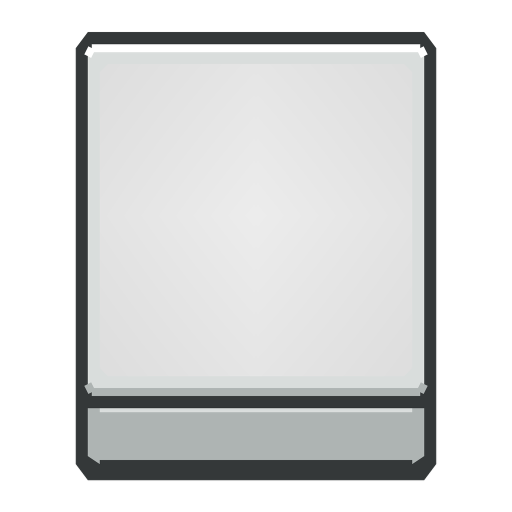
#> input picture rw_art_pipeline/template_assets/generic-cube-workbench-1x1/source.png, 1024 x 1024 px (shown at 1/2 size)
$ python review_cube_workbench.py ../rw_art_pipeline/template_assets/generic-cube-workbench-1x1/source.png out
#> lines starting #> are read from the running program, lines starting #| are printed output that depends on the picture; after the words box and inside, x2 and y2 are one past the last pixel; in counts of white or black regions, pixels touching at a corner belong together
### tools/generate_generic_workbench.py
#!/usr/bin/env python3
"""Generate the editable and game-ready generic 1x1 workbench assets."""

from __future__ import annotations

import argparse
import hashlib
import io
import json
from pathlib import Path

from PIL import Image, ImageDraw


ROOT = Path(__file__).resolve().parents[1]
SOURCE_PATH = ROOT / "artwork_sources/generic-workbench-1x1/source.svg"
ASSET_DIR = ROOT / "rw_art_pipeline/template_assets/generic-workbench-1x1"
DESK_SOURCE_PATH = ROOT / "artwork_sources/generic-desk-workbench-1x1/source.svg"
DESK_ASSET_DIR = ROOT / "rw_art_pipeline/template_assets/generic-desk-workbench-1x1"
CUBE_SOURCE_PATH = ROOT / "artwork_sources/generic-cube-workbench-1x1/source.svg"
CUBE_ASSET_DIR = ROOT / "rw_art_pipeline/template_assets/generic-cube-workbench-1x1"
CATALOG_PATH = ROOT / "rw_art_pipeline/template_assets/catalog.json"

CANVAS = 128
TOP_OUTER = [(18, 18), (110, 18), (118, 26), (118, 78), (110, 86), (18, 86), (10, 78), (10, 26)]
TOP_FRAME = [(21, 22), (107, 22), (114, 29), (114, 75), (107, 82), (21, 82), (14, 75), (14, 29)]
WORK_SURFACE = [(29, 28), (99, 28), (108, 37), (108, 66), (99, 75), (29, 75), (20, 66), (20, 37)]
APRON = [(14, 72), (22, 80), (106, 80), (114, 72), (114, 96), (106, 104), (22, 104), (14, 96)]
APRON_FACE = [(19, 80), (24, 85), (104, 85), (109, 80), (109, 94), (103, 100), (25, 100), (19, 94)]

DESK_TOP_OUTER = [(10, 20), (118, 20), (122, 24), (122, 70), (116, 78), (12, 78), (6, 70), (6, 24)]
DESK_TOP_FRAME = [(13, 24), (115, 24), (118, 27), (118, 67), (112, 74), (16, 74), (10, 67), (10, 27)]
DESK_SURFACE = [(20, 29), (108, 29), (112, 33), (112, 62), (106, 68), (22, 68), (16, 62), (16, 33)]
DESK_CABINET = [(10, 67), (118, 67), (118, 101), (111, 108), (17, 108), (10, 101)]
DESK_CABINET_FACE = [(16, 75), (112, 75), (112, 98), (107, 103), (21, 103), (16, 98)]

# The cube template keeps the proportions of one mirrored end segment from a
# three-cell vanilla worktable, but uses original symmetric geometry. One plain
# top and front apron form a neutral grayscale base that stuff recolors wholly.
CUBE_TOP = [(21, 13), (107, 13), (107, 98), (21, 98)]
CUBE_SURFACE = [(26, 18), (102, 18), (102, 94), (26, 94)]
CUBE_APRON = [(21, 94), (107, 94), (107, 110), (21, 110)]
CUBE_APRON_FACE = [(26, 94), (102, 94), (102, 105), (26, 105)]

PALETTE = {
    "outline": "#343839",
    "primary": "#d9dddc",
    "primary_dark": "#aeb4b3",
    "primary_light": "#ffffff",
    "surface": "#e8e7e2",
    "surface_dark": "#bdbdb8",
    "surface_light": "#ffffff",
    "hardware": "#626868",
    "hardware_light": "#e8ece9",
}


def _points(points: list[tuple[int, int]], scale: float, offset_y: int = 0) -> list[tuple[int, int]]:
    return [(round(x * scale), round((y + offset_y) * scale)) for x, y in points]


def _box(box: tuple[int, int, int, int], scale: float) -> tuple[int, int, int, int]:
    return tuple(round(value * scale) for value in box)  # type: ignore[return-value]


def _mirror_right_half(image: Image.Image) -> Image.Image:
    """Make even-width candidate output byte-symmetric after rasterization."""

    if image.width % 2:
        raise ValueError("symmetric workbench output requires an even width")
    half = image.width // 2
    right = image.crop((half, 0, image.width, image.height))
    image.paste(right.transpose(Image.Transpose.FLIP_LEFT_RIGHT), (0, 0))
    return image


# [102 lines left out: functions _draw_texture, _draw_mask, _draw_desk_texture, _draw_desk_mask, not called in this run]


def draw_cube_texture(size: int) -> Image.Image:
    """Render the symmetric blank-cube template at one requested resolution."""
#> called with size = 128

    supersampling = 4 if size <= CANVAS else 2
    scale = size * supersampling / CANVAS
    image = Image.new("RGBA", (size * supersampling, size * supersampling), (0, 0, 0, 0))
#> image: PIL image 512x512 RGBA; every value is 0
    draw = ImageDraw.Draw(image)

    draw.polygon(_points(CUBE_APRON, scale), fill=PALETTE["outline"])
    draw.polygon(_points(CUBE_TOP, scale), fill=PALETTE["outline"])

    surface_bounds = _box((26, 18, 103, 95), scale)
    surface_width = surface_bounds[2] - surface_bounds[0]
    surface_height = surface_bounds[3] - surface_bounds[1]
    gradient = Image.new("RGBA", (surface_width, surface_height), (0, 0, 0, 0))
#> gradient: PIL image 308x308 RGBA; every value is 0
    pixels = gradient.load()
    for y in range(surface_height):
        vertical = 1.0 - abs((y + 0.5) / surface_height - 0.48) * 0.30
        for x in range(surface_width):
            horizontal = 1.0 - abs((x + 0.5) / surface_width - 0.5) * 0.38
            value = round(188 + 48 * horizontal * vertical)
            pixels[x, y] = (value, value, value, 255)
    surface_mask = Image.new("L", image.size, 0)
#> surface_mask: PIL image 512x512 L; every value is 0
    ImageDraw.Draw(surface_mask).polygon(_points(CUBE_SURFACE, scale), fill=255)
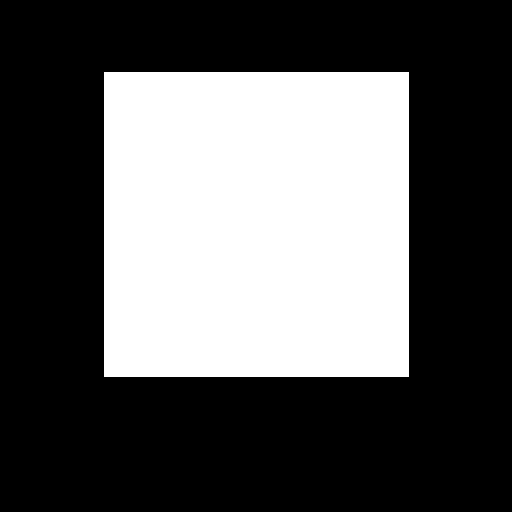
#> surface_mask: PIL image 512x512 L; 35.5% white; 1 white region, box (x1, y1, x2, y2) and area: (104, 72, 409, 377) 93025
    image.paste(gradient, surface_bounds[:2], surface_mask.crop(surface_bounds))
    ImageDraw.Draw(image).polygon(_points(CUBE_APRON_FACE, scale), fill=PALETTE["primary_dark"])

    return _mirror_right_half(image.resize((size, size), Image.Resampling.LANCZOS))


def draw_cube_mask(texture: Image.Image) -> Image.Image:
    """Map the stuff color over the complete blank cube."""

    scale = 4
    mask = Image.new("RGBA", (CANVAS * scale, CANVAS * scale), (0, 0, 0, 0))
    draw = ImageDraw.Draw(mask)
    draw.polygon(_points(CUBE_APRON, scale), fill=(255, 0, 0, 255))
    draw.polygon(_points(CUBE_TOP, scale), fill=(255, 0, 0, 255))
    mask = mask.resize((CANVAS, CANVAS), Image.Resampling.LANCZOS)
    mask.putalpha(texture.getchannel("A"))
    return _mirror_right_half(mask)
#> in _mirror_right_half (call 2), `right = image.crop((half, 0, image.width, image.height))`:
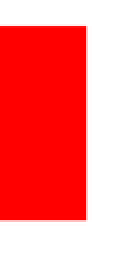
#> right: PIL image 64x128 RGBA (shown 2 times larger); mean R, G, B, A 141.4, 0, 0, 131; transparent parts drawn white


def cube_svg() -> bytes:
    """Emit an editable SVG carrying the same template geometry and channels."""

    points = {
        "top": " ".join(f"{x},{y}" for x, y in CUBE_TOP),
        "surface": " ".join(f"{x},{y}" for x, y in CUBE_SURFACE),
        "apron": " ".join(f"{x},{y}" for x, y in CUBE_APRON),
        "apron_face": " ".join(f"{x},{y}" for x, y in CUBE_APRON_FACE),
    }
    content = f'''<?xml version="1.0" encoding="UTF-8"?>
<svg xmlns="http://www.w3.org/2000/svg" xmlns:inkscape="http://www.inkscape.org/namespaces/inkscape" viewBox="0 0 128 128">
  <title>Generic symmetric 1x1 RimWorld cube workbench</title>
  <desc>Fixed-perspective blank workbench wholly recolored by its stuff.</desc>
  <defs>
    <radialGradient id="surface-light" cx="50%" cy="48%" r="65%">
      <stop offset="0" stop-color="#ececec"/>
      <stop offset="1" stop-color="#bcbcbc"/>
    </radialGradient>
  </defs>
  <g id="cube" inkscape:groupmode="layer" inkscape:label="Stuff-colored cube">
    <polygon points="{points['apron']}" fill="{PALETTE['outline']}"/>
    <polygon points="{points['top']}" fill="{PALETTE['outline']}"/>
    <polygon points="{points['surface']}" fill="url(#surface-light)"/>
    <polygon points="{points['apron_face']}" fill="{PALETTE['primary_dark']}"/>
  </g>
</svg>
'''
    return content.encode("utf-8")


# [214 lines left out: functions _png_bytes, _svg, _desk_svg, generated_files, _catalog_problems, main, not called in this run]


# [2 lines that do not run on import are left out]

### tools/review_cube_workbench.py
#!/usr/bin/env python3
"""Render the cube-workbench candidate sheet without promoting template bytes."""

from __future__ import annotations

import argparse
from pathlib import Path

from PIL import Image, ImageDraw, ImageFont

from generate_generic_workbench import cube_svg, draw_cube_mask, draw_cube_texture


STEEL = (160, 178, 181)
WOOD = (133, 97, 67)


def recolor(texture: Image.Image, mask: Image.Image, stuff: tuple[int, int, int]) -> Image.Image:
    """Approximate CutoutComplex's primary channel for an offline comparison."""

    output = texture.copy().convert("RGBA")
    source = output.load()
    channels = mask.convert("RGBA").load()
    for y in range(output.height):
        for x in range(output.width):
            red = channels[x, y][0] / 255
            if red <= 0:
                continue
            original = source[x, y]
            tinted = tuple(round(original[index] * stuff[index] / 255) for index in range(3))
            source[x, y] = tuple(round(original[index] * (1 - red) + tinted[index] * red) for index in range(3)) + (original[3],)
    return output


def checkerboard(size: tuple[int, int], square: int = 8) -> Image.Image:
    background = Image.new("RGB", size, "#25282b")
    draw = ImageDraw.Draw(background)
    for y in range(0, size[1], square):
        for x in range(0, size[0], square):
            if (x // square + y // square) % 2 == 0:
                draw.rectangle((x, y, x + square - 1, y + square - 1), fill="#303438")
    return background


def place_sprite(sheet: Image.Image, sprite: Image.Image, box: tuple[int, int, int, int], label: str) -> None:
    draw = ImageDraw.Draw(sheet)
    left, top, right, bottom = box
    panel = checkerboard((right - left, bottom - top))
    panel.thumbnail(panel.size)
    sheet.paste(panel, (left, top))
    preview = sprite.copy()
    preview.thumbnail((right - left - 24, bottom - top - 48), Image.Resampling.NEAREST)
    x = left + (right - left - preview.width) // 2
    y = top + 12 + (bottom - top - 48 - preview.height) // 2
    sheet.paste(preview, (x, y), preview)
    draw.text((left + 10, bottom - 28), label, fill="white", font=ImageFont.load_default())


def scaled_cell(sprite: Image.Image, draw_size: tuple[float, float]) -> Image.Image:
    panel = Image.new("RGBA", (240, 240), (0, 0, 0, 0))
    draw = ImageDraw.Draw(panel)
    cell = (80, 80, 160, 160)
    draw.rectangle(cell, fill=(65, 69, 72, 255), outline=(145, 149, 152, 255), width=2)
    width = round(80 * draw_size[0])
    height = round(80 * draw_size[1])
    preview = sprite.resize((width, height), Image.Resampling.LANCZOS)
    panel.alpha_composite(preview, ((240 - width) // 2, (240 - height) // 2))
    return panel


def main() -> None:
    parser = argparse.ArgumentParser(description=__doc__)
    parser.add_argument("reference", type=Path, help="temporary mirrored vanilla guide")
    parser.add_argument("output", type=Path, help="external review directory")
    args = parser.parse_args()
    args.output.mkdir(parents=True, exist_ok=True)

    texture = draw_cube_texture(128)
    mask = draw_cube_mask(texture)
    texture.save(args.output / "cube-candidate.png")
    mask.save(args.output / "cube-candidate_m.png")
    (args.output / "cube-candidate.svg").write_bytes(cube_svg())

    reference = Image.open(args.reference).convert("RGBA")
#> reference is the input picture: PIL image 1024x1024 RGBA; mean R, G, B, A 119.2, 120.3, 120.2, 156.8
    sheet = Image.new("RGB", (1200, 820), "#17191b")
    draw = ImageDraw.Draw(sheet)
    draw.text((30, 20), "Generic cube workbench: deterministic vector candidate", fill="white", font=ImageFont.load_default())
    draw.text((30, 42), "Vanilla pixels are shown only in the temporary guide panel and are not candidate content.", fill="#b8bdc2", font=ImageFont.load_default())

    place_sprite(sheet, reference.resize((128, 146), Image.Resampling.NEAREST), (30, 80, 300, 350), "local mirrored proportion guide")
    place_sprite(sheet, texture, (330, 80, 600, 350), "neutral diffuse, 128x128")
    place_sprite(sheet, mask, (630, 80, 900, 350), "CutoutComplex mask")
#> call 3 of place_sprite, with box = (630, 80, 900, 350), label = 'CutoutComplex mask'
#> in place_sprite (call 3), `sheet.paste(panel, (left, top))`:
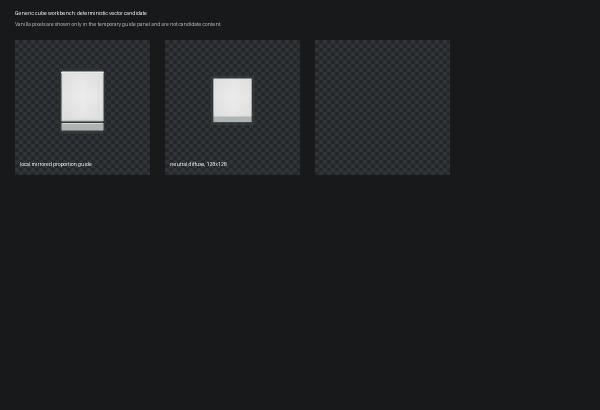
#> sheet: PIL image 1200x820 RGB (shown at 1/2 size); mean R, G, B 30.7, 33, 35.3
    place_sprite(sheet, recolor(texture, mask, STEEL), (930, 80, 1170, 350), "steel approximation")
#> call 4 of place_sprite, with box = (930, 80, 1170, 350), label = 'steel approximation'
#> in place_sprite (call 4), `left, top, right, bottom = box`: left = 930; top = 80; right = 1170; bottom = 350
#> in place_sprite (call 4), `preview = sprite.copy()`:
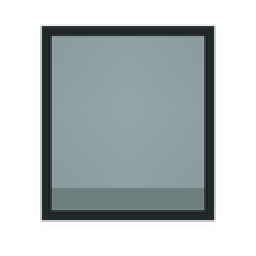
#> preview: PIL image 128x128 RGBA (shown 2 times larger); mean R, G, B, A 61.5, 69.1, 70.3, 131; transparent parts drawn white
#> in place_sprite (call 4), `x = left + (right - left - preview.width) // 2`: x = 986

    place_sprite(sheet, recolor(texture, mask, WOOD), (30, 390, 300, 780), "wood approximation")
#> in place_sprite (call 5), `left, top, right, bottom = box`: left = 30; top = 390; right = 300; bottom = 780
#> in place_sprite (call 5), `preview = sprite.copy()`:
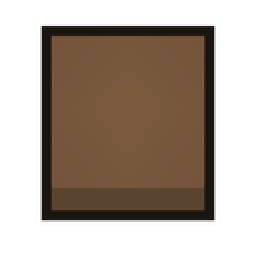
#> preview: PIL image 128x128 RGBA (shown 2 times larger); mean R, G, B, A 51.1, 37.6, 26, 131; transparent parts drawn white
#> in place_sprite (call 5), `x = left + (right - left - preview.width) // 2`: x = 101
#> in place_sprite (call 5), `y = top + 12 + (bottom - top - 48 - preview.height) // 2`: y = 509
    for index, draw_size in enumerate(((1.40, 1.40), (1.50, 1.50), (1.60, 1.60))):
        panel = scaled_cell(recolor(texture, mask, STEEL), draw_size)
        left = 330 + index * 280
        place_sprite(sheet, panel, (left, 390, left + 250, 780), f"simulated drawSize {draw_size}")
#> this loop made 3 passes
#> pass 1, in checkerboard (call 6), `background = Image.new("RGB", size, "#25282b")`:
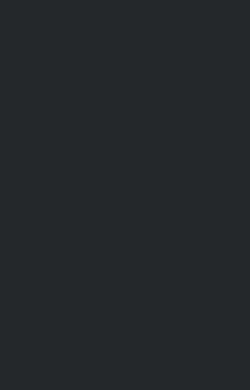
#> background: PIL image 250x390 RGB; mean R, G, B 37, 40, 43
#> after the loop:
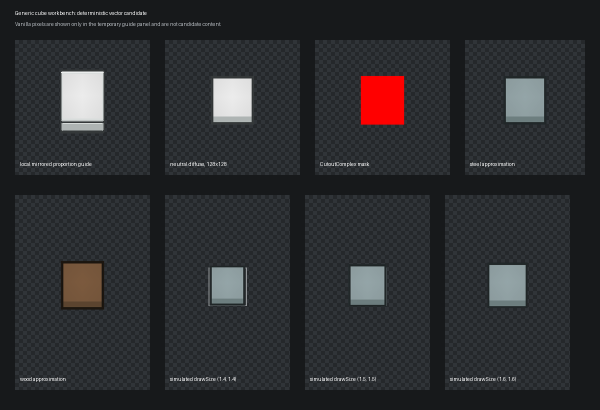
#> sheet: PIL image 1200x820 RGB (shown at 1/2 size); mean R, G, B 44.7, 45.5, 48.2
    sheet.save(args.output / "cube-review-sheet.png")
    print(f"Review sheet: {args.output / 'cube-review-sheet.png'}")


if __name__ == "__main__":
    main()
